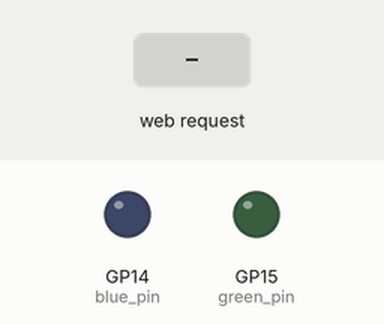
The program below on a simulated Raspberry Pi Pico running CircuitPython. Shown: output pins drawn as LEDs (lit = HIGH). Dashed ring = blinking. The test bench sets the inputs (shaded band). The board's own WiFi access point starts at once; what the program prints to the serial console is not drawn.

Above: at 1.2 s.
1.3 s: HTTP request GET / received
At 1.4 s:
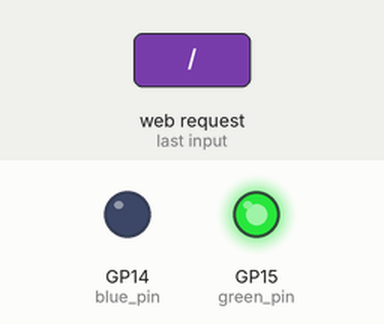
At 3.35 s:
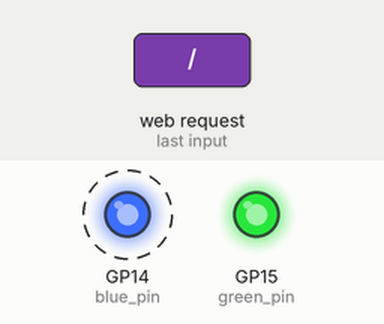
Timing chart, 0 to 5.7 s (numbered marks = the images above; inputs shaded):
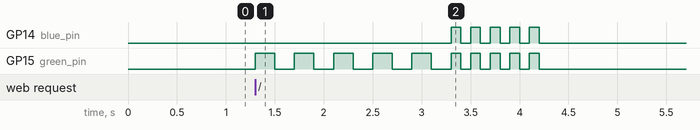

Measured:
- after the input at 1.3 s, GP14 (blue_pin): alternates HIGH for 0.10 s and LOW for 0.10 s, 10 changes in all, then stays LOW, starting after 2.0 s; GP15 (green_pin): goes 5 × (HIGH 0.20 s, LOW 0.20 s), 4 × (HIGH 0.10 s, LOW 0.10 s), HIGH 0.10 s, then LOW, starting at once

The program:

reciever.py
```python
from time import sleep
import wifi
import ipaddress
from adafruit_httpserver import Server, Request, Response
import socketpool
import microcontroller
import digitalio
import board

blue_pin = digitalio.DigitalInOut(board.GP14)
green_pin = digitalio.DigitalInOut(board.GP15)
blue_pin.direction = digitalio.Direction.OUTPUT
green_pin.direction = digitalio.Direction.OUTPUT

blue_pin.value = True

ap_addr = ipaddress.IPv4Address("192.168.1.1")
ap_netmask = ipaddress.IPv4Address("255.255.255.0")
ap_gateway = ipaddress.IPv4Address("192.168.1.1")
if not wifi.radio.ap_active:
    print("starting ap...")
    wifi.radio.start_ap("ENGR_DOORBELL", "mrmiller")
else:
    print("ap already up")
wifi.radio.set_ipv4_address_ap(ipv4= ap_addr, gateway = ap_gateway, netmask= ap_netmask)
pool = socketpool.SocketPool(wifi.radio)
server = Server(pool, "/static", debug=True)

@server.route("/")
def base(request: Request):  # pylint: disable=unused-argument
    #  serve the HTML f string
    #  with content type text/html
    for _ in range(5):
        green_pin.value = True
        sleep(0.2)
        green_pin.value = False
        sleep(0.2)
    for _ in range(5):
        green_pin.value = True
        blue_pin.value = True
        sleep(0.1)
        green_pin.value = False
        blue_pin.value = False
        sleep(0.1)
    return Response(request, f"Doorbell triggered!", content_type='text/plain')

try:
    server.start(str(ap_addr))
    print(f"Listening on http://{ap_addr}:80")
#  if the server fails to begin, restart the pico w
except OSError:
    sleep(5)
    print("restarting..")
    microcontroller.reset()
blue_pin.value = False
while True:
    try:
        server.poll()
    except Exception as e:
        print(e)
        continue
```
